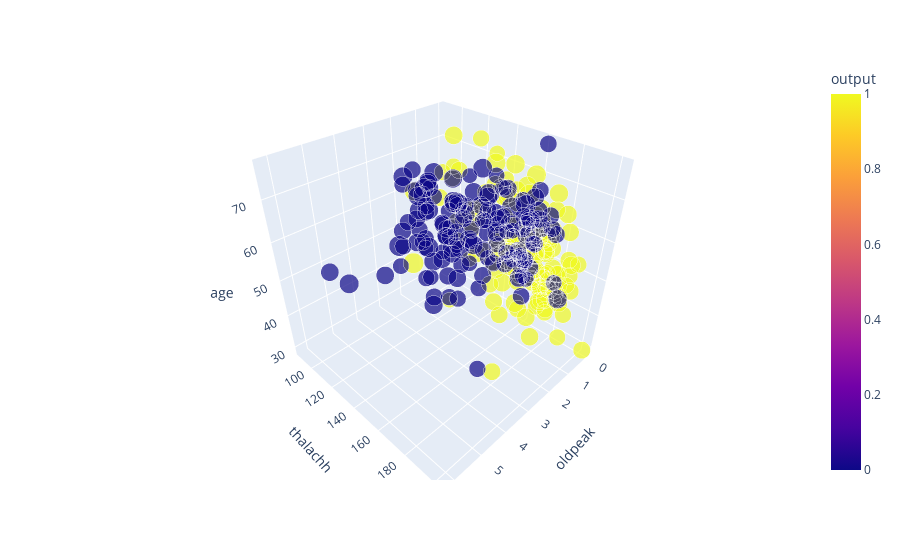

The cell this chart's notebook holds for it:
### Markdown cell above
I pick the top 3 variables with high correlation score in the correlation matrix, which are 'oldpeak', 'thalachh' and 'age'.

### Code cell
import plotly.express as px
fig = px.scatter_3d(df, x='oldpeak', y='thalachh', z='age',
              color='output',size='trtbps',color_discrete_sequence=['#f64c72','#85bfdc'])
fig.show()

### Figure 1 — Plotly figure (JSON) as saved in the notebook; plotly's stock layout.template omitted (floating-point values rounded to 4 significant figures; data arrays with more than 128 entries replaced by an {"elided": "..."} marker saying what was removed)
{"data": [{"hovertemplate": "oldpeak=%{x}<br>thalachh=%{y}<br>age=%{z}<br>trtbps=%{marker.size}<br>output=%{marker.color}<extra></extra>", "legendgroup": "", "marker": {"color": {"elided": "295 int values"}, "coloraxis": "coloraxis", "size": {"elided": "295 int values"}, "sizemode": "area", "sizeref": 0.45, "symbol": "circle"}, "mode": "markers", "name": "", "scene": "scene", "showlegend": false, "type": "scatter3d", "x": {"elided": "295 float values"}, "y": {"elided": "295 int values"}, "z": {"elided": "295 int values"}}], "layout": {"coloraxis": {"colorbar": {"title": {"text": "output"}}, "colorscale": [[0, "#0d0887"], [0.1111, "#46039f"], [0.2222, "#7201a8"], [0.3333, "#9c179e"], [0.4444, "#bd3786"], [0.5556, "#d8576b"], [0.6667, "#ed7953"], [0.7778, "#fb9f3a"], [0.8889, "#fdca26"], [1, "#f0f921"]]}, "legend": {"itemsizing": "constant", "tracegroupgap": 0}, "margin": {"t": 60}, "scene": {"aspectmode": "auto", "aspectratio": {"x": 1, "y": 1, "z": 1}, "domain": {"x": [0, 1], "y": [0, 1]}, "xaxis": {"title": {"text": "oldpeak"}, "type": "linear"}, "yaxis": {"title": {"text": "thalachh"}, "type": "linear"}, "zaxis": {"title": {"text": "age"}, "type": "linear"}}}}
